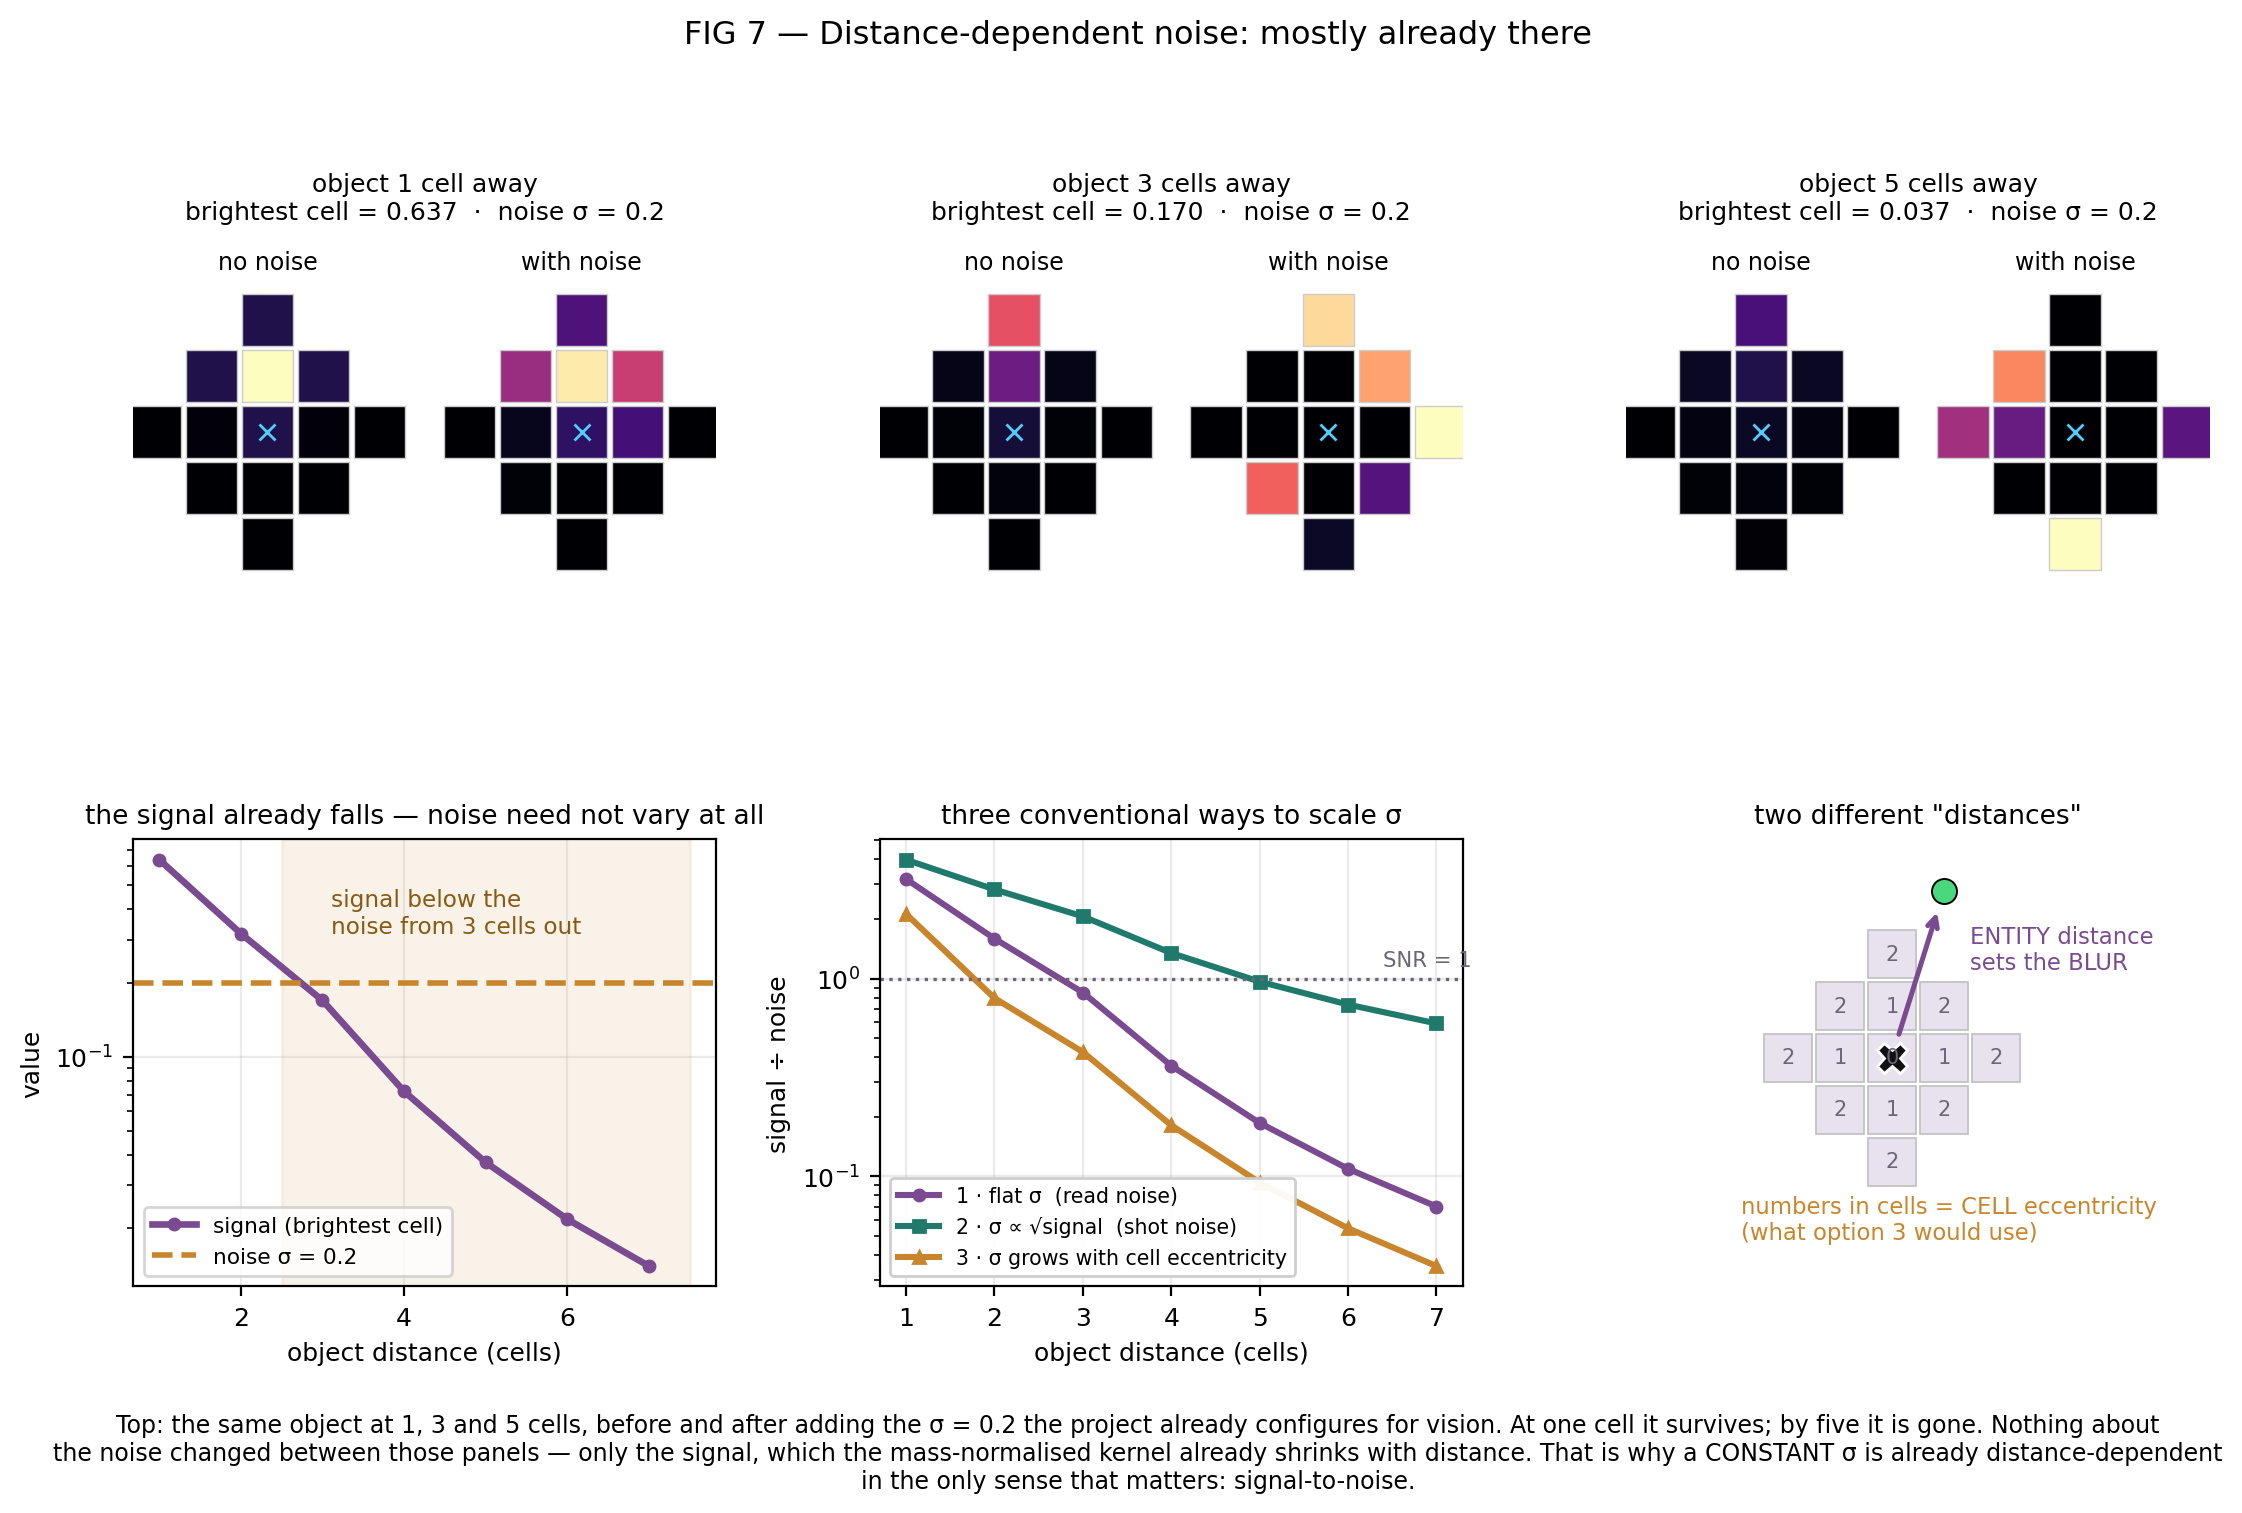

Recreate this plot in Python.
"""FIG 7 — why the sensor already has distance-dependent noise, and what the
three conventional sigma models do about it. Uses the REAL _psf_weights."""
import os, sys
os.environ.setdefault('JAX_PLATFORMS', 'cpu')
_ROOT = os.path.abspath(os.path.join(os.path.dirname(__file__), *(['..'] * 5)))
sys.path.insert(0, _ROOT); os.chdir(_ROOT)
_OUT = os.path.dirname(os.path.abspath(__file__))
import matplotlib; matplotlib.use('Agg')
import matplotlib.pyplot as plt
from matplotlib.patches import Rectangle
import numpy as np, jax.numpy as jnp
from src.utils.config import Config
from src.environment.config_loader import load_env_config, load_env_params
from src.environment.sensor import _psf_weights, get_visual_offsets

plt.rcParams.update({'figure.dpi': 200, 'font.size': 9, 'axes.titlesize': 9.5,
                     'savefig.bbox': 'tight', 'savefig.facecolor': 'white'})
PLUM, AMBER, TEAL, GREY = '#7b4b91', '#c9852b', '#1f7a6c', '#6e6579'
SIG = 0.2

d = load_env_config('configs/environment/default.yaml').to_dict()
d['sensory'].update(visual_sensor_range=2, visual_blur_enabled=True)
p = load_env_params(Config(d))
agent = jnp.array([5, 5]); cells = agent + get_visual_offsets(2)
offs = np.asarray(get_visual_offsets(2))


def readout(dist):
    e = jnp.array([[5 - dist, 5]], dtype=jnp.float32)
    return np.asarray(_psf_weights(cells, e, agent, p))[:, 0]


fig = plt.figure(figsize=(13.4, 7.2))
gs = fig.add_gridspec(2, 3, height_ratios=[1.05, 1.0], hspace=.42, wspace=.28)

# --- row 1: the diamond, clean vs noisy, at three distances ------------------
rng = np.random.default_rng(0)
for j, dist in enumerate((1, 3, 5)):
    clean = readout(dist)
    noisy = np.clip(clean + rng.normal(0, SIG, clean.shape), 0, None)
    ax = fig.add_subplot(gs[0, j])
    vmax = max(clean.max(), noisy.max(), 1e-9)
    cm = plt.get_cmap('magma')
    for k, (rr, cc) in enumerate(offs):
        ax.add_patch(Rectangle((cc - .46, -rr - .46), .92, .92,
                               facecolor=cm(clean[k] / vmax), edgecolor='0.8', lw=.5))
        ax.add_patch(Rectangle((cc - .46 + 5.6, -rr - .46), .92, .92,
                               facecolor=cm(noisy[k] / vmax), edgecolor='0.8', lw=.5))
    ax.plot(0, 0, marker='x', ms=6, color='#4dd0ff')
    ax.plot(5.6, 0, marker='x', ms=6, color='#4dd0ff')
    ax.text(0, 2.9, 'no noise', ha='center', fontsize=8.5)
    ax.text(5.6, 2.9, 'with noise', ha='center', fontsize=8.5)
    ax.set_xlim(-2.4, 8.0); ax.set_ylim(-2.8, 3.5)
    ax.set_aspect('equal'); ax.axis('off')
    ax.set_title(f'object {dist} cell{"s" if dist>1 else ""} away\n'
                 f'brightest cell = {clean.max():.3f}  ·  noise σ = {SIG}', fontsize=9)

# --- row 2 left: signal vs the noise floor ----------------------------------
ax = fig.add_subplot(gs[1, 0])
ds = np.arange(1, 8)
sig = np.array([readout(x).max() for x in ds])
ax.plot(ds, sig, color=PLUM, lw=2.4, marker='o', ms=4, label='signal (brightest cell)')
ax.axhline(SIG, color=AMBER, lw=2, ls='--', label=f'noise σ = {SIG}')
cross = ds[np.argmax(sig < SIG)]
ax.axvspan(cross - .5, 7.5, color=AMBER, alpha=.10)
ax.annotate(f'signal below the\nnoise from {cross} cells out',
            xy=(cross + .1, SIG * 1.6), fontsize=8.4, color='#8a5a12')
ax.set_yscale('log'); ax.grid(alpha=.25); ax.legend(fontsize=7.8)
ax.set_xlabel('object distance (cells)'); ax.set_ylabel('value')
ax.set_title('the signal already falls — noise need not vary at all')

# --- row 2 middle: SNR under the three conventional sigma models -------------
ax = fig.add_subplot(gs[1, 1])
ecc = np.array([np.abs(offs[np.argmax(readout(x))]).sum() for x in ds])
ax.plot(ds, sig / SIG, color=PLUM, lw=2.2, marker='o', ms=4, label='1 · flat σ  (read noise)')
ax.plot(ds, sig / (SIG * np.sqrt(np.maximum(sig, 1e-9))), color=TEAL, lw=2.2, marker='s', ms=4,
        label='2 · σ ∝ √signal  (shot noise)')
ax.plot(ds, sig / (SIG * (1 + 0.5 * ecc)), color=AMBER, lw=2.2, marker='^', ms=4,
        label='3 · σ grows with cell eccentricity')
ax.axhline(1.0, color=GREY, lw=1.2, ls=':')
ax.text(7.4, 1.15, 'SNR = 1', fontsize=7.6, color=GREY, ha='right')
ax.set_yscale('log'); ax.grid(alpha=.25); ax.legend(fontsize=7.4, loc='lower left', framealpha=.95)
ax.set_xlabel('object distance (cells)'); ax.set_ylabel('signal ÷ noise')
ax.set_title('three conventional ways to scale σ')

# --- row 2 right: the two different "distances" -----------------------------
ax = fig.add_subplot(gs[1, 2])
for (rr, cc) in offs:
    ax.add_patch(Rectangle((cc - .46, -rr - .46), .92, .92,
                           facecolor='#e8e2ee', edgecolor='0.75', lw=.6))
    ax.text(cc, -rr, f'{int(abs(rr)+abs(cc))}', ha='center', va='center', fontsize=7.5, color=GREY)
ax.plot(0, 0, marker='X', ms=11, mfc='#111', mec='white', mew=1)
ax.plot(1.0, 3.2, 'o', ms=9, mfc='#4ad97a', mec='black', mew=.7)
ax.annotate('', xy=(0.9, 2.9), xytext=(0.1, 0.35),
            arrowprops=dict(arrowstyle='->', color=PLUM, lw=1.8))
ax.text(1.5, 1.7, 'ENTITY distance\nsets the BLUR', fontsize=8.2, color=PLUM)
ax.text(-2.9, -3.5, 'numbers in cells = CELL eccentricity\n(what option 3 would use)',
        fontsize=8.2, color=AMBER)
ax.set_xlim(-3.2, 4.2); ax.set_ylim(-4.4, 4.2)
ax.set_aspect('equal'); ax.axis('off')
ax.set_title('two different "distances"')

fig.suptitle('FIG 7 — Distance-dependent noise: mostly already there', fontsize=11.5, y=0.99)
fig.text(.5, -.03,
         'Top: the same object at 1, 3 and 5 cells, before and after adding the σ = 0.2 the project already configures for vision. At one cell it survives; by five it is gone. '
         'Nothing about\nthe noise changed between those panels — only the signal, which the mass-normalised kernel already shrinks with distance. That is why a CONSTANT σ '
         'is already distance-dependent\nin the only sense that matters: signal-to-noise.',
         ha='center', fontsize=8.5)
fig.savefig(os.path.join(_OUT, 'fig7_noise.png')); print('ok fig7')
